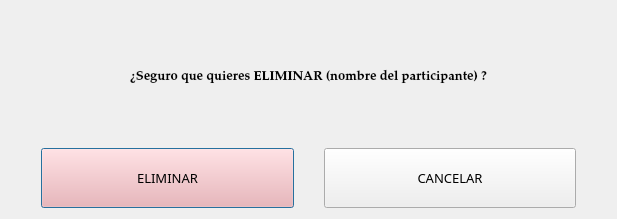
<?xml version="1.0" encoding="UTF-8"?>
<ui version="4.0">
 <class>Dialog</class>
 <widget class="QDialog" name="Dialog">
  <property name="geometry">
   <rect>
    <x>0</x>
    <y>0</y>
    <width>617</width>
    <height>219</height>
   </rect>
  </property>
  <property name="windowTitle">
   <string>Dialog</string>
  </property>
  <layout class="QVBoxLayout" name="verticalLayout_2">
   <item>
    <layout class="QVBoxLayout" name="verticalLayout" stretch="1,1">
     <item>
      <widget class="QLabel" name="seguroQueQuieresBorrar">
       <property name="font">
        <font>
         <family>Palatino Linotype</family>
         <pointsize>10</pointsize>
         <weight>75</weight>
         <bold>true</bold>
        </font>
       </property>
       <property name="text">
        <string>¿Seguro que quieres ELIMINAR (nombre del participante) ?</string>
       </property>
       <property name="alignment">
        <set>Qt::AlignCenter</set>
       </property>
      </widget>
     </item>
     <item>
      <layout class="QHBoxLayout" name="horizontalLayout">
       <property name="spacing">
        <number>30</number>
       </property>
       <property name="leftMargin">
        <number>30</number>
       </property>
       <property name="rightMargin">
        <number>30</number>
       </property>
       <item>
        <widget class="QPushButton" name="btnBorrarParticipante">
         <property name="font">
          <font>
           <family>Alef</family>
           <pointsize>10</pointsize>
          </font>
         </property>
         <property name="styleSheet">
          <string notr="true">QWidget {
    background-color: rgb(255, 168, 165);
 /* Un rojo pastel o rosa muy claro */
	padding:20px;
}</string>
         </property>
         <property name="text">
          <string>ELIMINAR</string>
         </property>
        </widget>
       </item>
       <item>
        <widget class="QPushButton" name="btnCancelarEliminar">
         <property name="font">
          <font>
           <family>Alef</family>
           <pointsize>10</pointsize>
          </font>
         </property>
         <property name="cursor">
          <cursorShape>PointingHandCursor</cursorShape>
         </property>
         <property name="styleSheet">
          <string notr="true">padding:20px;</string>
         </property>
         <property name="text">
          <string>CANCELAR</string>
         </property>
        </widget>
       </item>
      </layout>
     </item>
    </layout>
   </item>
  </layout>
 </widget>
 <resources/>
 <connections/>
</ui>
